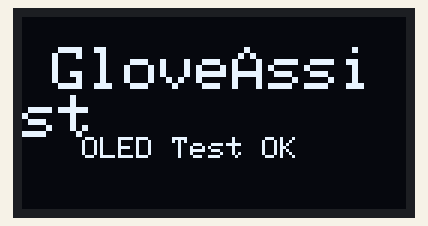
A sketch run on a simulated Arduino Mega 2560, built with avr-gcc and run on an emulated ATmega2560. Shown: 128×64 one-colour display. What the sketch prints to the serial monitor is not drawn.

Above: at 0.1 s.
At 3.8 s:
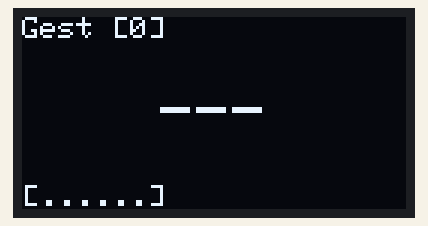
At 6.3 s:
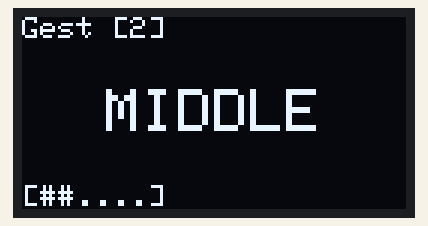
At 10.0 s:
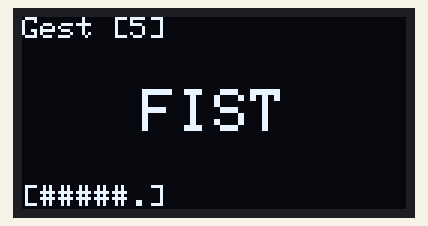
At 14.5 s:
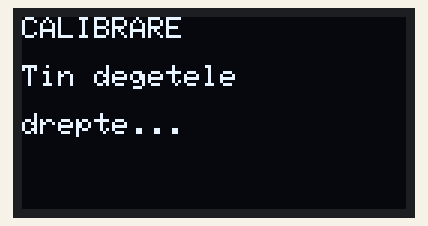
At 17.5 s:
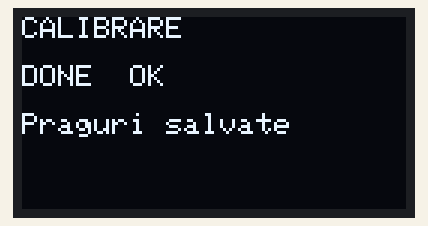

Measured:
- by itself, everything shown: repeats every 15.2 s, in 11 steps
- what the display in image 1 shows lasts 1.2 s, from 3.8 s to 5.0 s
- what the display in image 4 shows lasts 1.5 s, from 14.4 s to 15.9 s

The sketch:

oled_test.ino
```cpp
/**
 * oled_test.ino
 * Test OLED SSD1306 128x64 pe ATmega2560 (Arduino Mega)
 *
 * Conexiuni:
 *   OLED VCC  → 3.3V (sau 5V dacă modulul are regulator)
 *   OLED GND  → GND
 *   OLED SDA  → Pin 20 (SDA hardware I2C Mega)
 *   OLED SCL  → Pin 21 (SCL hardware I2C Mega)
 *
 * Librărie necesară: "Adafruit SSD1306" + "Adafruit GFX"
 *   Arduino IDE → Tools → Manage Libraries → caută "Adafruit SSD1306"
 *
 * Adresă I2C: 0x3C (jumper SDO la GND) — aceeași ca în firmware STM32
 */

#include <Wire.h>
#include <Adafruit_GFX.h>
#include <Adafruit_SSD1306.h>

#define SCREEN_WIDTH  128
#define SCREEN_HEIGHT  64
#define OLED_RESET     -1   // pin RESET negestionat, legat la 3.3V/5V
#define OLED_I2C_ADDR 0x3C

Adafruit_SSD1306 display(SCREEN_WIDTH, SCREEN_HEIGHT, &Wire, OLED_RESET);

/* ------------------------------------------------------------------ */
/*  Afișează un mesaj centrat + număr linie (pentru test rapid)        */
/* ------------------------------------------------------------------ */
static void show(const char *line1, const char *line2 = nullptr,
                 const char *line3 = nullptr)
{
    display.clearDisplay();
    display.setTextSize(1);
    display.setTextColor(SSD1306_WHITE);

    display.setCursor(0, 0);
    display.println(line1);
    if (line2) { display.setCursor(0, 16); display.println(line2); }
    if (line3) { display.setCursor(0, 32); display.println(line3); }

    display.display();
}

/* ------------------------------------------------------------------ */
/*  Simulare gesturi — aceeași mapare ca în sensor_logic.c             */
/* ------------------------------------------------------------------ */
static const char *const GESTURE_NAMES[] = {
    "---",       // GESTURE_NONE
    "INDEX",     // GESTURE_INDEX
    "MIDDLE",    // GESTURE_MIDDLE
    "RING",      // GESTURE_RING
    "PINKY",     // GESTURE_PINKY
    "FIST",      // GESTURE_FIST
    "!! HELP !!" // GESTURE_HELP
};
#define NUM_GESTURES 7

/* ------------------------------------------------------------------ */
void setup()
{
    Serial.begin(115200);
    Serial.println(F("OLED Test — ATmega2560"));

    Wire.begin();

    if (!display.begin(SSD1306_SWITCHCAPVCC, OLED_I2C_ADDR)) {
        Serial.println(F("EROARE: SSD1306 nu raspunde la 0x3C!"));
        Serial.println(F("Verifica cablajul SDA/SCL si tensiunea."));
        while (1) { ; }  // halt
    }

    Serial.println(F("SSD1306 detectat OK"));

    /* ---- Test 1: splash screen ---- */
    display.clearDisplay();
    display.setTextSize(2);
    display.setTextColor(SSD1306_WHITE);
    display.setCursor(10, 10);
    display.println(F("GloveAssist"));
    display.setTextSize(1);
    display.setCursor(20, 40);
    display.println(F("OLED Test OK"));
    display.display();
    delay(2000);

    /* ---- Test 2: toate pixelii ON ---- */
    display.fillScreen(SSD1306_WHITE);
    display.display();
    delay(500);
    display.clearDisplay();
    display.display();
    delay(300);

    /* ---- Test 3: linii orizontale ---- */
    for (int y = 0; y < SCREEN_HEIGHT; y += 8) {
        display.drawFastHLine(0, y, SCREEN_WIDTH, SSD1306_WHITE);
    }
    display.display();
    delay(800);
}

/* ------------------------------------------------------------------ */
void loop()
{
    /* Ciclu prin toate gesturile (simulare firmware) */
    for (uint8_t g = 0; g < NUM_GESTURES; g++) {
        display.clearDisplay();

        /* Header */
        display.setTextSize(1);
        display.setTextColor(SSD1306_WHITE);
        display.setCursor(0, 0);
        display.print(F("Gest ["));
        display.print(g);
        display.println(F("]"));

        /* Gesture mare, centrat */
        display.setTextSize(2);
        int16_t x = (SCREEN_WIDTH  - (int)(strlen(GESTURE_NAMES[g]) * 12)) / 2;
        if (x < 0) x = 0;
        display.setCursor(x, 24);
        display.println(GESTURE_NAMES[g]);

        /* Bara de progres (g/6) */
        display.setTextSize(1);
        display.setCursor(0, 56);
        display.print(F("["));
        for (uint8_t i = 0; i < 6; i++) {
            display.print(i < g ? F("#") : F("."));
        }
        display.print(F("]"));

        display.display();

        Serial.print(F("Gest: "));
        Serial.println(GESTURE_NAMES[g]);

        delay(1200);
    }

    /* Test modul degradat (ESP32 down) — aceeași logică din safety_diag.c */
    show("!! NO LINK !!",
         "LOCAL ALARM",
         "ESP32 offline");
    Serial.println(F("Modul degradat afisat"));
    delay(2000);

    /* Test mesaj calibrare */
    show("CALIBRARE",
         "Tin degetele",
         "drepte...");
    delay(1500);
    show("CALIBRARE",
         "Tin degetele",
         "indoite...");
    delay(1500);
    show("CALIBRARE",
         "DONE  OK",
         "Praguri salvate");
    delay(1500);
}
```
